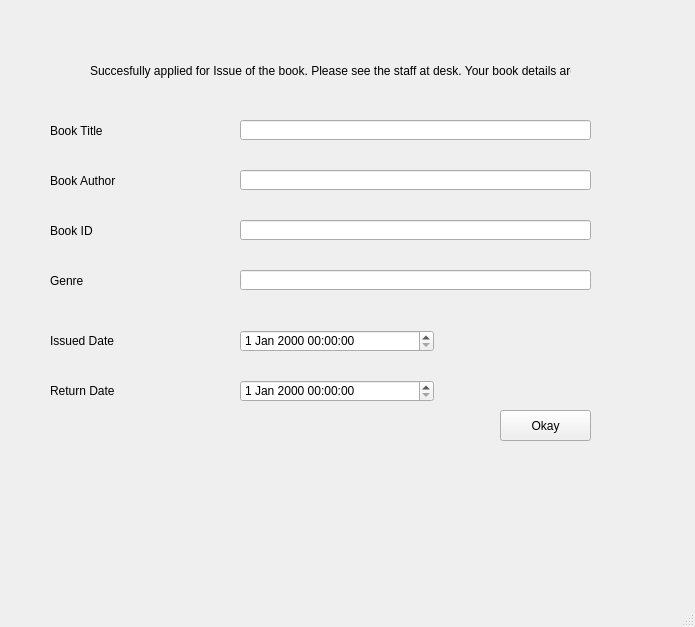
<?xml version="1.0" encoding="UTF-8"?>
<ui version="4.0">
 <class>MainWindow</class>
 <widget class="QMainWindow" name="MainWindow">
  <property name="geometry">
   <rect>
    <x>0</x>
    <y>0</y>
    <width>695</width>
    <height>627</height>
   </rect>
  </property>
  <property name="windowTitle">
   <string>MainWindow</string>
  </property>
  <widget class="QWidget" name="centralwidget">
   <widget class="QLabel" name="booktitle_label">
    <property name="geometry">
     <rect>
      <x>50</x>
      <y>120</y>
      <width>131</width>
      <height>21</height>
     </rect>
    </property>
    <property name="text">
     <string>Book Title</string>
    </property>
   </widget>
   <widget class="QLineEdit" name="booktitle_lineEdit">
    <property name="geometry">
     <rect>
      <x>240</x>
      <y>120</y>
      <width>351</width>
      <height>20</height>
     </rect>
    </property>
   </widget>
   <widget class="QLabel" name="bookauthor_label">
    <property name="geometry">
     <rect>
      <x>50</x>
      <y>170</y>
      <width>131</width>
      <height>21</height>
     </rect>
    </property>
    <property name="text">
     <string>Book Author</string>
    </property>
   </widget>
   <widget class="QLineEdit" name="bookauthor_lineEdit">
    <property name="geometry">
     <rect>
      <x>240</x>
      <y>170</y>
      <width>351</width>
      <height>20</height>
     </rect>
    </property>
   </widget>
   <widget class="QLabel" name="label">
    <property name="geometry">
     <rect>
      <x>90</x>
      <y>50</y>
      <width>481</width>
      <height>41</height>
     </rect>
    </property>
    <property name="text">
     <string>Succesfully applied for Issue of the book. Please see the staff at desk. Your book details are:</string>
    </property>
   </widget>
   <widget class="QPushButton" name="okay_pushButton">
    <property name="geometry">
     <rect>
      <x>500</x>
      <y>410</y>
      <width>91</width>
      <height>31</height>
     </rect>
    </property>
    <property name="text">
     <string>Okay</string>
    </property>
   </widget>
   <widget class="QLabel" name="bookid_label">
    <property name="geometry">
     <rect>
      <x>50</x>
      <y>220</y>
      <width>131</width>
      <height>21</height>
     </rect>
    </property>
    <property name="text">
     <string>Book ID</string>
    </property>
   </widget>
   <widget class="QLabel" name="genre_label">
    <property name="geometry">
     <rect>
      <x>50</x>
      <y>270</y>
      <width>131</width>
      <height>21</height>
     </rect>
    </property>
    <property name="text">
     <string>Genre</string>
    </property>
   </widget>
   <widget class="QLineEdit" name="genre_lineEdit">
    <property name="geometry">
     <rect>
      <x>240</x>
      <y>270</y>
      <width>351</width>
      <height>20</height>
     </rect>
    </property>
   </widget>
   <widget class="QLineEdit" name="bookid_lineEdit">
    <property name="geometry">
     <rect>
      <x>240</x>
      <y>220</y>
      <width>351</width>
      <height>20</height>
     </rect>
    </property>
   </widget>
   <widget class="QLabel" name="issueddate_label">
    <property name="geometry">
     <rect>
      <x>50</x>
      <y>330</y>
      <width>131</width>
      <height>21</height>
     </rect>
    </property>
    <property name="text">
     <string>Issued Date</string>
    </property>
   </widget>
   <widget class="QLabel" name="returndate_label">
    <property name="geometry">
     <rect>
      <x>50</x>
      <y>380</y>
      <width>131</width>
      <height>21</height>
     </rect>
    </property>
    <property name="text">
     <string>Return Date</string>
    </property>
   </widget>
   <widget class="QDateTimeEdit" name="issueddate_dateTimeEdit">
    <property name="geometry">
     <rect>
      <x>240</x>
      <y>330</y>
      <width>194</width>
      <height>22</height>
     </rect>
    </property>
   </widget>
   <widget class="QDateTimeEdit" name="returndate_dateTimeEdit">
    <property name="geometry">
     <rect>
      <x>240</x>
      <y>380</y>
      <width>194</width>
      <height>22</height>
     </rect>
    </property>
   </widget>
   <zorder>booktitle_lineEdit</zorder>
   <zorder>bookauthor_label</zorder>
   <zorder>bookauthor_lineEdit</zorder>
   <zorder>label</zorder>
   <zorder>okay_pushButton</zorder>
   <zorder>booktitle_label</zorder>
   <zorder>bookid_label</zorder>
   <zorder>genre_label</zorder>
   <zorder>genre_lineEdit</zorder>
   <zorder>bookid_lineEdit</zorder>
   <zorder>issueddate_label</zorder>
   <zorder>returndate_label</zorder>
   <zorder>issueddate_dateTimeEdit</zorder>
   <zorder>returndate_dateTimeEdit</zorder>
  </widget>
  <widget class="QMenuBar" name="menubar">
   <property name="geometry">
    <rect>
     <x>0</x>
     <y>0</y>
     <width>695</width>
     <height>22</height>
    </rect>
   </property>
  </widget>
  <widget class="QStatusBar" name="statusbar"/>
 </widget>
 <resources/>
 <connections/>
</ui>
